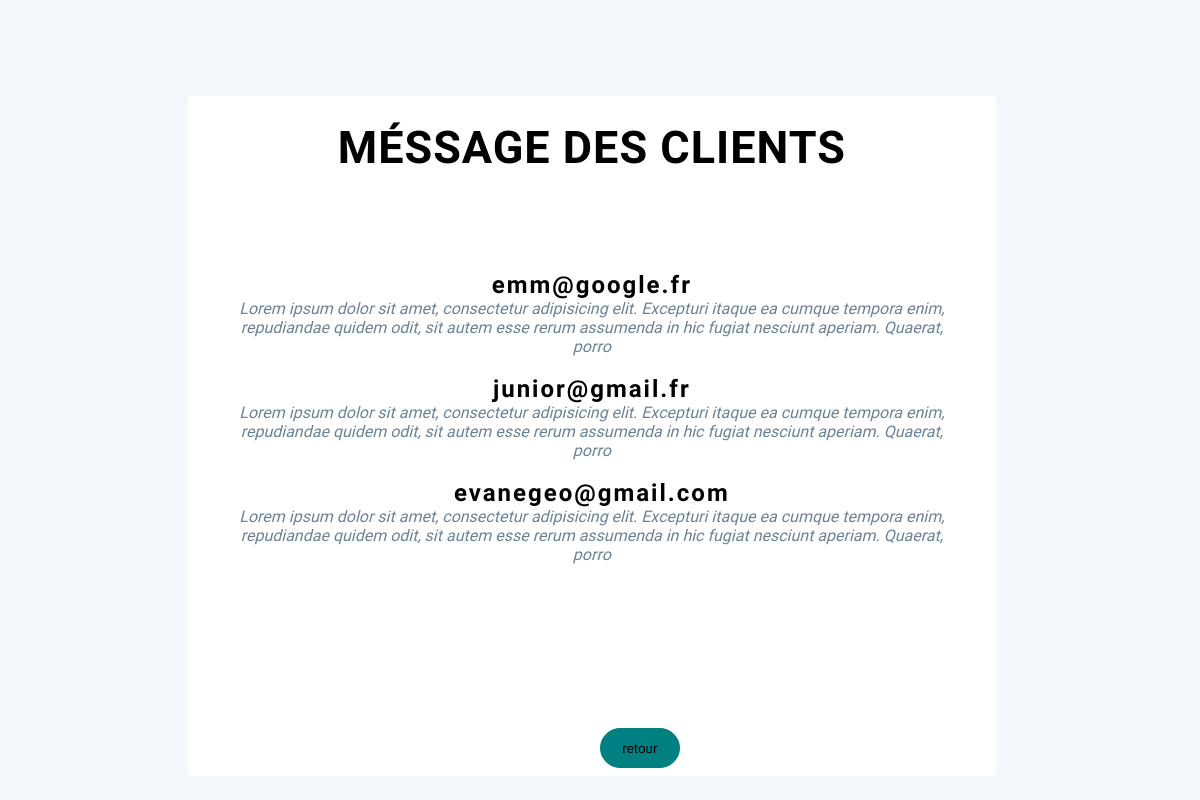
Page /Views/message.php (signed in) on the committed database.
### tables this page shows
CREATE TABLE IF NOT EXISTS `mail` (
  `id` int NOT NULL AUTO_INCREMENT,
  `email` varchar(200) NOT NULL,
  `messages` text NOT NULL,
  PRIMARY KEY (`id`)
);

### Views/message.php (the view)
<?php
include("./parts/head.php");
include("../php/connexion.php");
$books = $connexion->query('SELECT * FROM mail');
?>
<div class="contain">
    <h1 class="header">Méssage des clients</h1><br>
    <div class="tableaus">
        <?php while($book = $books->fetch()): ?>
            <div>
                <h2 class="mail"><?php echo $book['email'] ?></h2>
                <p class="messa">
                <?php echo $book['messages'] ?>
                </p>
            </div><br>
        <?php endwhile ?>
        <button type="submit" class="bbb"><a href="./livres.php">retour</a></button>
    </div>
</div>
<?php
include("./parts/foot.php"); ?>

### Static/css/style.css (style rules this page uses)
* { margin: 0; padding: 0; box-sizing: border-box; font-family: "Mukta", sans-serif; }
body { background-color: #f2f7fb; }
.contain { background-color: white; border: 0px solid white; border-radius: 0.2rem; width: 67.36%; height: 85%; position: absolute; right: 17%; left: 15.64%; top: 12%; overflow: auto; }
a { text-decoration: none; }
.bbb { position: absolute; bottom: 0; }
.tableaus { padding: 3rem; text-align: center; }
.mail { text-align: center; }
.messa { text-align: center; font-style: italic; color: #6b8196; }

### Static/css/formulaire.css (style rules this page uses)
* { margin: 0; padding: 0; font-family: "Mukta", sans-serif; }
body { background-color: #f2f7fb; z-index: 1000; }
h1 { letter-spacing: 5px; }
h2 { letter-spacing: 2px; }
button[type="submit"] { height: 2.5rem; width: 5rem; border: 1px solid teal; background-color: teal; border-radius: 2rem; margin: 0.5rem; }
button a { text-decoration: none; color: black; }

### Static/css/carte.css (style rules this page uses)
h1.header { text-align: center; font-size: 45px; margin: 25px 0 30px 0; text-transform: uppercase; letter-spacing: 1px; }

### rows in the picture
mail: email "emm@google.fr", messages "Lorem ipsum dolor sit amet, consectetur adipisicing elit. Excepturi itaque ea cumque tempora enim, repudiandae quidem odit, sit autem esse rerum assumenda in hic fugiat nesciunt aperiam. Quaerat, porro"
mail: email "junior@gmail.fr", messages "Lorem ipsum dolor sit amet, consectetur adipisicing elit. Excepturi itaque ea cumque tempora enim, repudiandae quidem odit, sit autem esse rerum assumenda in hic fugiat nesciunt aperiam. Quaerat, porro"
mail: email "evanegeo@gmail.com", messages "Lorem ipsum dolor sit amet, consectetur adipisicing elit. Excepturi itaque ea cumque tempora enim, repudiandae quidem odit, sit autem esse rerum assumenda in hic fugiat nesciunt aperiam. Quaerat, porro"
